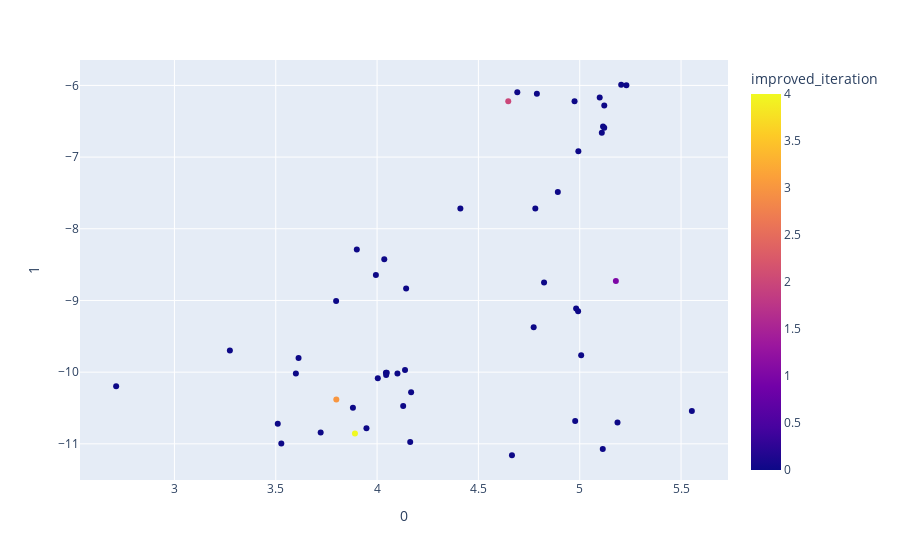

The notebook cell saved with this chart:
### Code cell
from sklearn.manifold import TSNE

features = steps_df.loc[:, :'кнопка размера']

tsne = TSNE(n_components=2, random_state=0)
projections = tsne.fit_transform(features)

fig = px.scatter(
    projections, x=0, y=1,
    color=steps_df.improved_iteration, labels={'color': 'improved_iteration'}
)
fig.show()

### Figure 1 — Plotly figure (JSON) as saved in the notebook; plotly's stock layout.template omitted (floating-point values rounded to 4 significant figures)
{"data": [{"hovertemplate": "0=%{x}<br>1=%{y}<br>improved_iteration=%{marker.color}<extra></extra>", "legendgroup": "", "marker": {"color": [1, 0, 2, 0, 0, 0, 3, 0, 0, 0, 0, 0, 0, 0, 0, 0, 0, 0, 0, 0, 0, 0, 0, 0, 0, 0, 0, 0, 0, 0, 0, 0, 0, 0, 0, 0, 0, 0, 4, 0, 0, 0, 0, 0, 0, 0, 0, 0, 0, 0, 0], "coloraxis": "coloraxis", "symbol": "circle"}, "mode": "markers", "name": "", "orientation": "v", "showlegend": false, "type": "scatter", "x": [5.178, 4.992, 4.647, 4.411, 3.274, 4.974, 3.799, 4.781, 5.115, 4.993, 3.881, 3.948, 4.773, 4.004, 4.044, 4.138, 4.048, 4.129, 5.109, 4.1, 5.121, 4.168, 4.045, 4.982, 4.692, 5.205, 3.9, 5.553, 5.099, 4.666, 4.978, 4.824, 4.892, 5.121, 5.114, 2.712, 5.23, 4.143, 3.891, 3.612, 3.798, 3.599, 4.036, 5.186, 4.789, 5.007, 3.994, 3.51, 3.527, 4.163, 3.722], "xaxis": "x", "y": [-8.73, -9.151, -6.22, -7.716, -9.697, -6.222, -10.38, -7.716, -6.573, -6.919, -10.5, -10.78, -9.374, -10.09, -10.01, -9.971, -10.01, -10.47, -6.66, -10.02, -6.59, -10.28, -10.04, -9.112, -6.097, -5.991, -8.289, -10.54, -6.17, -11.16, -10.68, -8.748, -7.488, -6.279, -11.07, -10.2, -5.998, -8.833, -10.86, -9.803, -9.008, -10.02, -8.426, -10.7, -6.118, -9.765, -8.646, -10.72, -10.99, -10.97, -10.84], "yaxis": "y"}], "layout": {"coloraxis": {"colorbar": {"title": {"text": "improved_iteration"}}, "colorscale": [[0.0, "#0d0887"], [0.1111, "#46039f"], [0.2222, "#7201a8"], [0.3333, "#9c179e"], [0.4444, "#bd3786"], [0.5556, "#d8576b"], [0.6667, "#ed7953"], [0.7778, "#fb9f3a"], [0.8889, "#fdca26"], [1.0, "#f0f921"]]}, "legend": {"tracegroupgap": 0}, "margin": {"t": 60}, "xaxis": {"anchor": "y", "domain": [0.0, 1.0], "title": {"text": "0"}}, "yaxis": {"anchor": "x", "domain": [0.0, 1.0], "title": {"text": "1"}}}}
